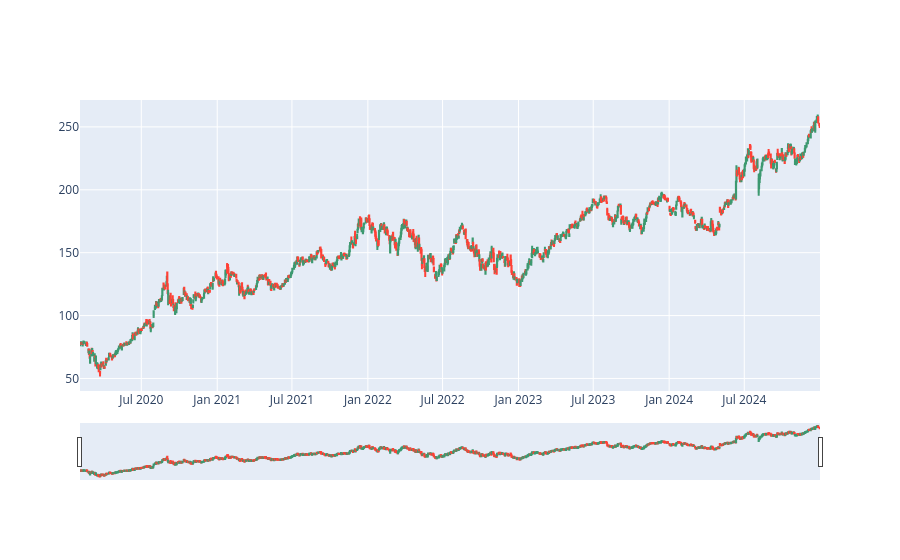
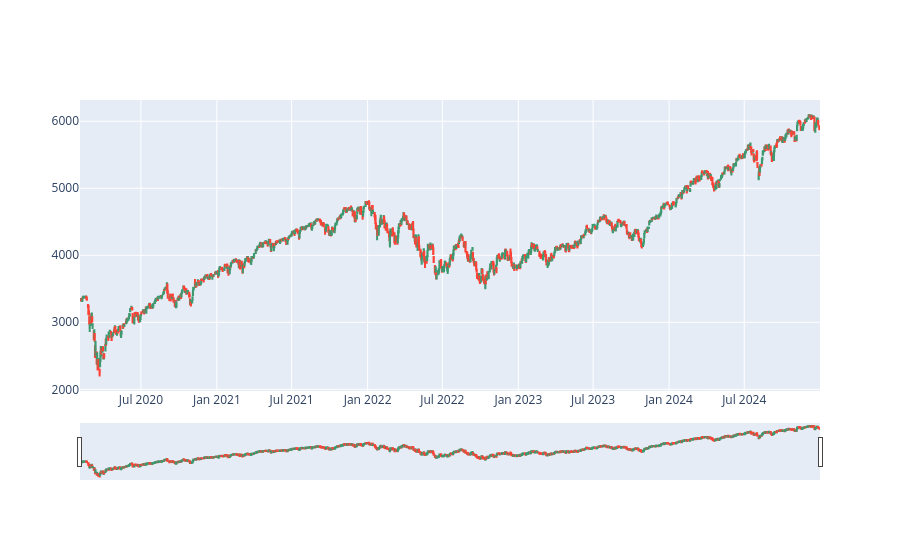

These figures' notebook cell, in order:
### Code cell
# Create candlestick chart for the new data
import plotly.graph_objects as go

fig = go.Figure(
    data=[go.Candlestick(x=new_features.index,
        open=new_features['Open'],
        high=new_features['High'],
        low=new_features['Low'],
        close=new_features['Close'])])
fig.show()

# Create candlestick chart for the S&P 500 data
fig = go.Figure(
    data=[go.Candlestick(x=sp500_features.index,
        open=sp500_features['Open'],
        high=sp500_features['High'],
        low=sp500_features['Low'],
        close=sp500_features['Close'])])
fig.show()

# Create a scatter plot of the strategy return vs. the market return
plt.figure(figsize=(12, 6))
plt.scatter(model_and_signals['Strategy_Return'], model_and_signals['Return'])
plt.title('Strategy Return vs. Market Return')
plt.xlabel('Strategy Return')
plt.ylabel('Market Return')
plt.grid()
plt.show()

# Create a scatter plot of the strategy return vs. the volatility
plt.figure(figsize=(12, 6))
plt.scatter(model_and_signals['Strategy_Return'], model_and_signals['Volatility'])
plt.title('Strategy Return vs. Volatility')
plt.xlabel('Strategy Return')
plt.ylabel('Volatility')
plt.grid()
plt.show()

# Create a bar chart that compares the strategy return vs. the S&P 500 return
plt.figure(figsize=(12, 6))
plt.bar(model_and_signals.index, model_and_signals['Strategy_Return'], label='Strategy Return')
plt.bar(sp500_features.index, sp500_features['Return'], label='S&P 500 Return')
plt.legend()
plt.title('Strategy Return vs. S&P 500 Return')
plt.xlabel('Date')
plt.ylabel('Return')
plt.grid()
plt.show()

# Create a line chart that compares the strategy return vs. the S&P 500 return
plt.figure(figsize=(12, 6))
plt.plot(model_and_signals['Strategy_Return'], label='Strategy Return')
plt.plot(sp500_features['Return'], label='S&P 500 Return')
plt.legend()
plt.title('Strategy Return vs. S&P 500 Return')
plt.xlabel('Date')
plt.ylabel('Return')
plt.grid()
plt.show()

# Create a histogram of the strategy return
plt.figure(figsize=(12, 6))
plt.hist(model_and_signals['Strategy_Return'], bins=30)
plt.title('Strategy Return Histogram')
plt.xlabel('Return')
plt.ylabel('Frequency')
plt.grid()
plt.show()

# Create a histogram of the market return
plt.figure(figsize=(12, 6))
plt.hist(model_and_signals['Return'], bins=30)
plt.title('Market Return Histogram')
plt.xlabel('Return')
plt.ylabel('Frequency')
plt.grid()
plt.show()

# Create a box plot of the strategy return
plt.figure(figsize=(12, 6))
plt.boxplot(model_and_signals['Strategy_Return'])
plt.title('Strategy Return Box Plot')
plt.ylabel('Return')
plt.grid()
plt.show()

# Create a box plot of the market return
plt.figure(figsize=(12, 6))
plt.boxplot(model_and_signals['Return'])
plt.title('Market Return Box Plot')
plt.ylabel('Return')
plt.grid()
plt.show()

# Create a violin plot of the strategy return
plt.figure(figsize=(12, 6))
plt.violinplot(model_and_signals['Strategy_Return'])
plt.title('Strategy Return Violin Plot')
plt.ylabel('Return')
plt.grid()
plt.show()

# Create a violin plot of the market return
plt.figure(figsize=(12, 6))
plt.violinplot(model_and_signals['Return'])
plt.title('Market Return Violin Plot')
plt.ylabel('Return')
plt.grid()
plt.show()

### Figure 1 — Plotly figure (JSON) as saved in the notebook; plotly's stock layout.template omitted (floating-point values rounded to 4 significant figures; data arrays with more than 128 entries replaced by an {"elided": "..."} marker saying what was removed)
{"data": [{"close": {"elided": "1236 float values"}, "high": {"elided": "1236 float values"}, "low": {"elided": "1236 float values"}, "open": {"elided": "1236 float values"}, "type": "candlestick", "x": {"elided": "1236 str values"}}], "layout": {}}

### Figure 2 — Plotly figure (JSON) as saved in the notebook; plotly's stock layout.template omitted (floating-point values rounded to 4 significant figures; data arrays with more than 128 entries replaced by an {"elided": "..."} marker saying what was removed)
{"data": [{"close": {"elided": "1235 float values"}, "high": {"elided": "1235 float values"}, "low": {"elided": "1235 float values"}, "open": {"elided": "1235 float values"}, "type": "candlestick", "x": {"elided": "1235 str values"}}], "layout": {}}
